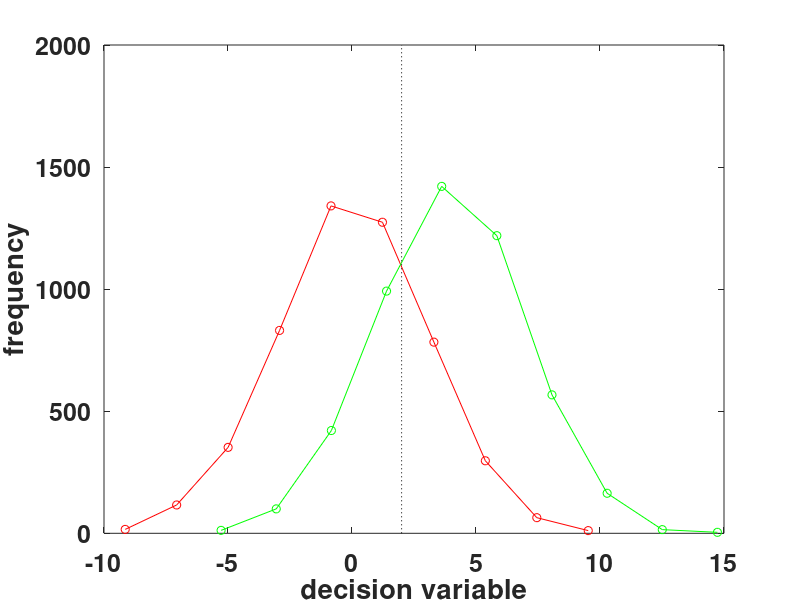

The MATLAB script that drew this image:
% signalsim1.m  Signal detection theory simulation:  yes-no task

clear
clc

% set decision variable parameters
mu1 = 0;
mu2 = 4;
sigma = 3;

% find d' from parameters
dprimecalc = ( mu2 - mu1 )/sigma

% set the criterion
criterion = ( mu1 + mu2 )/2;

% initialize
T = 10000;        % number of trials
data = NaN(T,3);  % trial results

% run trials
for t = 1:T
    
    % *** part one:  get the decision variable
    
    % choose the signal
    signal = 1 + (rand<0.5);
    
    % get the decision variable
    % (use normrnd if you have the statistics toolbox)
    if signal == 1
        dvar = mu1 + sigma*randn;
    else
        dvar = mu2 + sigma*randn;
    end
    
    % *** part two:  make a response
    
    % check decision variable
    if dvar > criterion
        response = 2;
    else
        response = 1;
    end
    % or, in one line:  response = 1 + (dvar>criterion);
    
    % record this trial
    data(t,:) = [ signal response dvar ];
    
end

% find the hit rate
i2 = data(:,1) == 2;
r2 = data(i2,2);
hitrate = mean( r2 == 2 );
% or, in one line:  hitrate = mean( data( data(:,1)==2, 2 )==2 );

% find the false alarm rate
i1 = data(:,1) == 1;
r1 = data(i1,2);
farate = mean( r1 == 2 );
% or, in one line:  farate = mean( data( data(:,1)==1, 2 )==2 );

% find d' from data
z = @( x ) norminv(x,0,1);
dprimehat = z( hitrate ) - z( farate )

% show decision variable distributions
[n1,x1] = hist( data(i1,3) );
[n2,x2] = hist( data(i2,3) );
plot(x1,n1,'ro-',x2,n2,'go-');
set(gca,'FontSize',18,'FontWeight','bold');
xlabel 'decision variable'
ylabel 'frequency'

% show criterion
hold on
plot([ criterion criterion ],get(gca,'YLim'),'k:');
hold off
